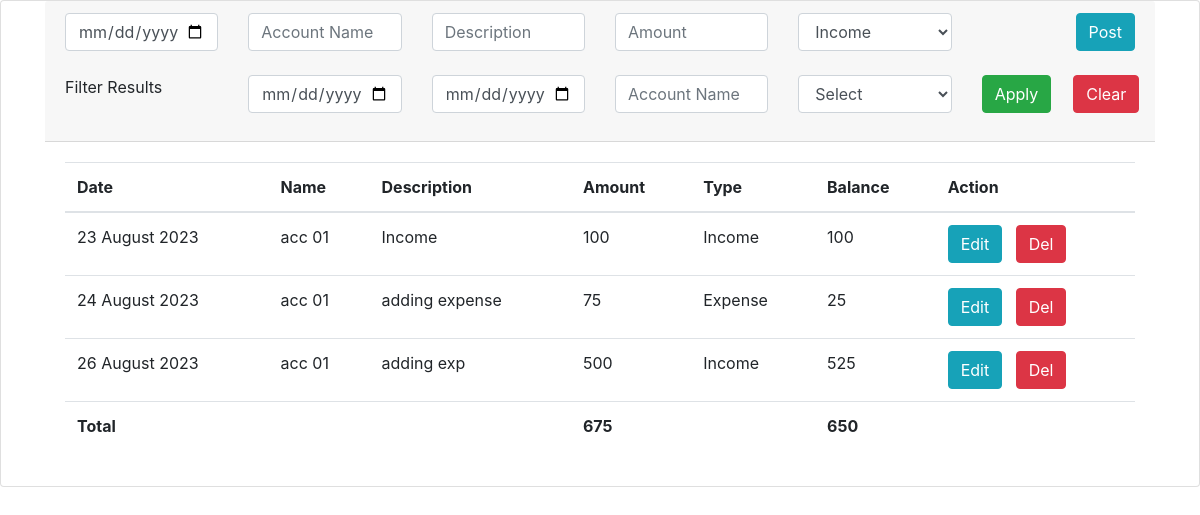
The page / on the database its author committed.
### tables this page shows
CREATE TABLE `cashier` (
  `cash_id` int(11) NOT NULL,
  `cash_date` date NOT NULL,
  `cash_acc_name` varchar(255) NOT NULL,
  `cash_desc` text NOT NULL,
  `cash_amt` int(11) NOT NULL,
  `cash_type` varchar(255) NOT NULL,
  `status` int(2) NOT NULL,
  `close` int(2) NOT NULL,
  `entry_time` timestamp NOT NULL DEFAULT current_timestamp() ON UPDATE current_timestamp()
);

### index.php (the view, shortened to what this page needs)
<?php
include_once("common/header.php");
?>
<div class="card">
	<div class="container">
		<div class="card-header">
			<div class="row">
				<div class="form-group col-md-2">
					<input type="date" id="cash_date" class="form-control" name="cash_date" value="" placeholder="" required>
				</div>
				<div class="form-group col-md-2">
					<input type="text" id="cash_acc_name" class="form-control" name="cash_acc_name" value="" placeholder="Account Name" required>
				</div>
				<div class="form-group col-md-2">
					<input type="text" id="cash_desc" class="form-control" name="cash_desc" value="" placeholder="Description" required>
				</div>
				<div class="form-group col-md-2">
					<input type="number" id="cash_amt" class="form-control" name="cash_amt" value="" placeholder="Amount" required step="0.001">
				</div>
				<div class="form-group col-md-2">
					<select name="cash_type" id="cash_type" class="form-control" required>
						<option value="Income">Income</option>
					</select>
				</div>
				<div class="form-group col-md-2">
					<button class="btn btn-info" name="submitcash" id="submitcash" onclick="accept(submitcash)" style="float:right;">Post</button>
				</div>
			</div>
			<form action="" method="get" class="mt-2">
				<div class="row">
					<div class="col-md-2">
						<span>Filter Results</span>
					</div>
					<div class="col-md-2">
						<input type="date" id="filter_date_from" class="form-control" name="filter_date_from" value="" placeholder="">
					</div>
					<div class="col-md-2">
						<input type="date" id="filter_date_to" class="form-control" name="filter_date_to" value="" placeholder="">
					</div>
					<div class="col-md-2">
						<input type="text" id="filter_account_name" class="form-control" name="filter_account_name" value="" placeholder="Account Name">
					</div>
					<div class="form-group col-md-2">
						<select name="cash_type_filter" id="cash_type_filter" class="form-control">
							<option value="">Select</option>
						</select>
					</div>
					<div class="form-group col-md-1">
						<button class="btn btn-success" n class="btn btn-danger" type="submit" title="apply" name="applyfilter" value="filter">Apply</button>
					</div>
					<div class="form-group col-md-1"><button class="btn btn-danger" onClick="window.location.reload(true)">Clear</button></div>
				</div>
			</form>
		</div>
		<?php
		if (isset($_GET["applyfilter"]) && $_GET['filter_date_from'] !='' && $_GET['filter_date_to'] !='' && $_GET['filter_account_name'] !='' && $_GET['cash_type_filter'] !='') {
			$filter_date_from = $_GET['filter_date_from'];
			$filter_date_to = $_GET['filter_date_to'];
			$filter_account_name = $_GET['filter_account_name'];
			$cash_type_filter = $_GET['cash_type_filter'];
			$sql = "SELECT * FROM cashier WHERE close = '1' AND status = '1' AND cash_acc_name = '".$filter_account_name."' AND cash_type = '".$cash_type_filter."' AND cash_date BETWEEN '".$filter_date_from."' AND '".$filter_date_to."' ";
			$result = mysqli_query($conn, $sql);
		}
		elseif (isset($_GET["applyfilter"]) && $_GET['filter_date_from'] !='' && $_GET['filter_date_to'] !='' && $_GET['filter_account_name'] =='' && $_GET['cash_type_filter'] =='') {
			$filter_date_from = $_GET['filter_date_from'];
			$filter_date_to = $_GET['filter_date_to'];
			$sql = "SELECT * FROM cashier WHERE close = '1' AND status = '1' AND cash_date BETWEEN '".$filter_date_from."' AND '".$filter_date_to."' ";
			$result = mysqli_query($conn, $sql);
		}
		elseif (isset($_GET["applyfilter"]) && $_GET['filter_date_from'] =='' && $_GET['filter_date_to'] =='' && $_GET['filter_account_name'] !='' && $_GET['cash_type_filter'] !='') {
			$filter_account_name = $_GET['filter_account_name'];
			$cash_type_filter = $_GET['cash_type_filter'];
			$sql = "SELECT * FROM cashier WHERE close = '1' AND status = '1' AND cash_acc_name = '".$filter_account_name."' AND cash_type = '".$cash_type_filter."' ";
			$result = mysqli_query($conn, $sql);
		}
		else{
			$sql = "SELECT * FROM cashier WHERE close = '1' AND status = '1'";
			$result = mysqli_query($conn, $sql);
		}
			?>
			<div class="card-body">
				<table class="table table-hover">
					<thead>
						<tr>
							<th>Date</th>
							<th>Name</th>
							<th>Description</th>
							<th>Amount</th>
							<th>Type</th>
							<th>Balance</th>
							<th>Action</th>
						</tr>
					</thead>
					<tbody>
						<?php
						$total_amt = 0;
						$balance = 0;
						$t_balance = 0;
						foreach ($result as $row) {
							$formatted_date = date("d F Y", strtotime($row['cash_date']));
							?>
							<tr id='<?php echo $row['cash_id'] ?>'>
								<td><?php echo $formatted_date; ?></td>
								<td><?php echo $row['cash_acc_name']; ?></td>
								<td class="desc"><?php echo $row['cash_desc']; ?></td>
								<td><?php echo abs($row['cash_amt']); ?></td>
								<td><?php echo $row['cash_type']; ?></td>
								<td>
									<?php
									if ($row['cash_type'] == "Income") {
										$balance += abs($row['cash_amt']);
										$total_amt += abs($row['cash_amt']);
									} else if ($row['cash_type'] == "Expense") {
										$balance -= abs($row['cash_amt']);
										$total_amt += abs($row['cash_amt']);
									}
									echo $balance;
									$t_balance += $balance;
									?>
								</td>
								<td>
									<button class="btn btn-info" type="submit" title="Edit" name="editcash" onclick="edit_cash();">Edit</button> &nbsp;
									<button class="btn btn-danger" type="submit" title="Delete" name="deletecash" onclick="del(deletecash,<?php echo $row['cash_id'] ?>)">Del</button>
								</td>
							</tr>
						<?php } ?>
						<tr>
							<td colspan="3" style="font-weight: bolder;">Total</td>
							<td style="font-weight: bolder;"><?php echo $total_amt; ?></td>
							<td></td>
							<td style="font-weight: bolder;"><?php echo $t_balance; ?></td>
							<td></td>
						</tr>
					</tbody>
				</table>
			</div>
	</div>
</div>
<?php
include_once("common/footer.php");
 ?>

### common/header.php (shortened to what this page needs)
<!DOCTYPE html>
<html>
<head>
    <link rel="stylesheet" href="assets/css/bootstrap.min.css">
</head>
<body>

### common/footer.php (shortened to what this page needs)
</body>
</html>

### rows shown on the page
cashier: cash_date "23 August 2023", cash_acc_name "acc 01", cash_desc "Income", cash_amt "100", cash_type "Income", balance "100"
cashier: cash_date "24 August 2023", cash_acc_name "acc 01", cash_desc "adding expense", cash_amt "75", cash_type "Expense", balance "25"
cashier: cash_date "26 August 2023", cash_acc_name "acc 01", cash_desc "adding exp", cash_amt "500", cash_type "Income", balance "525"

### other values the page prints
$total_amt "675"
$t_balance "650"
